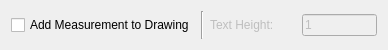
<?xml version="1.0" encoding="UTF-8"?>
<ui version="4.0">
 <class>Information</class>
 <widget class="QWidget" name="Information">
  <property name="geometry">
   <rect>
    <x>0</x>
    <y>0</y>
    <width>388</width>
    <height>50</height>
   </rect>
  </property>
  <layout class="QHBoxLayout" name="horizontalLayout">
   <item>
    <widget class="QCheckBox" name="AddToDrawing">
     <property name="text">
      <string>Add Measurement to Drawing</string>
     </property>
    </widget>
   </item>
   <item>
    <widget class="Line" name="line">
     <property name="orientation">
      <enum>Qt::Vertical</enum>
     </property>
    </widget>
   </item>
   <item>
    <widget class="QLabel" name="TextHeightLabel">
     <property name="enabled">
      <bool>false</bool>
     </property>
     <property name="text">
      <string>Text Height:</string>
     </property>
     <property name="buddy">
      <cstring>TextHeight</cstring>
     </property>
    </widget>
   </item>
   <item>
    <widget class="RMathLineEdit" name="TextHeight">
     <property name="enabled">
      <bool>false</bool>
     </property>
     <property name="minimumSize">
      <size>
       <width>50</width>
       <height>0</height>
      </size>
     </property>
     <property name="maximumSize">
      <size>
       <width>75</width>
       <height>16777215</height>
      </size>
     </property>
     <property name="text">
      <string notr="true">1</string>
     </property>
     <property name="angle" stdset="0">
      <bool>false</bool>
     </property>
     <property name="defaultUnit" stdset="0">
      <number>0</number>
     </property>
    </widget>
   </item>
  </layout>
 </widget>
 <customwidgets>
  <customwidget>
   <class>RMathLineEdit</class>
   <extends>QLineEdit</extends>
   <header>RMathLineEdit.h</header>
  </customwidget>
 </customwidgets>
 <resources/>
 <connections/>
</ui>
